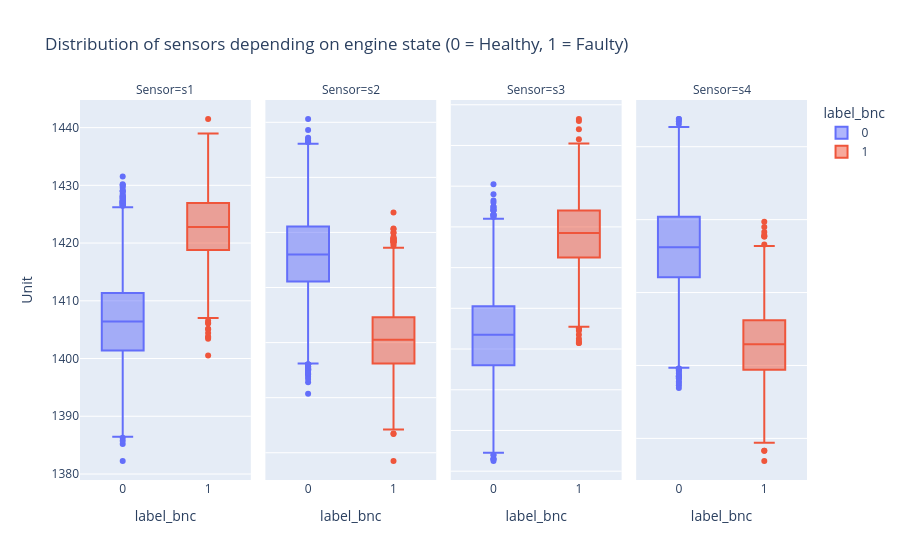

Notebook code for this chart:
### Markdown cell above
### Distribution of sensors

### Code cell
# Restructuration des données (melt) pour rassembler les 4 capteurs
df_melted_label = dt_train.melt(id_vars=['label_bnc'], 
                          value_vars=['s1', 's2', 's3', 's4'], 
                          var_name='Sensor', 
                          value_name='Unit')

# Création des boîtes à moustaches (boxplots) juxtaposées
fig_box = px.box(df_melted_label, 
                 x='label_bnc', 
                 y='Unit', 
                 facet_col='Sensor',        # Un graphique par colonne pour chaque capteur
                 color='label_bnc',          # Colorer différemment les classes 0 et 1
                 title='Distribution of sensors depending on engine state (0 = Healthy, 1 = Faulty)')

# Indispensable : désolidariser les axes Y car les capteurs ont des échelles très différentes
fig_box.update_yaxes(matches=None)

# Rendre l'axe X catégoriel pour un meilleur affichage
fig_box.update_xaxes(type='category')

fig_box.show()

### Figure 1 — Plotly figure (JSON) as saved in the notebook; plotly's stock layout.template omitted (floating-point values rounded to 4 significant figures; data arrays with more than 128 entries replaced by an {"elided": "..."} marker saying what was removed)
{"data": [{"alignmentgroup": "True", "hovertemplate": "label_bnc=%{x}<br>Sensor=s1<br>Unit=%{y}<extra></extra>", "legendgroup": "0", "marker": {"color": "#636efa"}, "name": "0", "notched": false, "offsetgroup": "0", "orientation": "v", "showlegend": true, "type": "box", "x": {"elided": "17531 int values"}, "x0": " ", "xaxis": "x", "y": {"elided": "17531 float values"}, "y0": " ", "yaxis": "y"}, {"alignmentgroup": "True", "hovertemplate": "label_bnc=%{x}<br>Sensor=s2<br>Unit=%{y}<extra></extra>", "legendgroup": "0", "marker": {"color": "#636efa"}, "name": "0", "notched": false, "offsetgroup": "0", "orientation": "v", "showlegend": false, "type": "box", "x": {"elided": "17531 int values"}, "x0": " ", "xaxis": "x2", "y": {"elided": "17531 float values"}, "y0": " ", "yaxis": "y2"}, {"alignmentgroup": "True", "hovertemplate": "label_bnc=%{x}<br>Sensor=s3<br>Unit=%{y}<extra></extra>", "legendgroup": "0", "marker": {"color": "#636efa"}, "name": "0", "notched": false, "offsetgroup": "0", "orientation": "v", "showlegend": false, "type": "box", "x": {"elided": "17531 int values"}, "x0": " ", "xaxis": "x3", "y": {"elided": "17531 float values"}, "y0": " ", "yaxis": "y3"}, {"alignmentgroup": "True", "hovertemplate": "label_bnc=%{x}<br>Sensor=s4<br>Unit=%{y}<extra></extra>", "legendgroup": "0", "marker": {"color": "#636efa"}, "name": "0", "notched": false, "offsetgroup": "0", "orientation": "v", "showlegend": false, "type": "box", "x": {"elided": "17531 int values"}, "x0": " ", "xaxis": "x4", "y": {"elided": "17531 float values"}, "y0": " ", "yaxis": "y4"}, {"alignmentgroup": "True", "hovertemplate": "label_bnc=%{x}<br>Sensor=s1<br>Unit=%{y}<extra></extra>", "legendgroup": "1", "marker": {"color": "#EF553B"}, "name": "1", "notched": false, "offsetgroup": "1", "orientation": "v", "showlegend": true, "type": "box", "x": {"elided": "3100 int values"}, "x0": " ", "xaxis": "x", "y": {"elided": "3100 float values"}, "y0": " ", "yaxis": "y"}, {"alignmentgroup": "True", "hovertemplate": "label_bnc=%{x}<br>Sensor=s2<br>Unit=%{y}<extra></extra>", "legendgroup": "1", "marker": {"color": "#EF553B"}, "name": "1", "notched": false, "offsetgroup": "1", "orientation": "v", "showlegend": false, "type": "box", "x": {"elided": "3100 int values"}, "x0": " ", "xaxis": "x2", "y": {"elided": "3100 float values"}, "y0": " ", "yaxis": "y2"}, {"alignmentgroup": "True", "hovertemplate": "label_bnc=%{x}<br>Sensor=s3<br>Unit=%{y}<extra></extra>", "legendgroup": "1", "marker": {"color": "#EF553B"}, "name": "1", "notched": false, "offsetgroup": "1", "orientation": "v", "showlegend": false, "type": "box", "x": {"elided": "3100 int values"}, "x0": " ", "xaxis": "x3", "y": {"elided": "3100 float values"}, "y0": " ", "yaxis": "y3"}, {"alignmentgroup": "True", "hovertemplate": "label_bnc=%{x}<br>Sensor=s4<br>Unit=%{y}<extra></extra>", "legendgroup": "1", "marker": {"color": "#EF553B"}, "name": "1", "notched": false, "offsetgroup": "1", "orientation": "v", "showlegend": false, "type": "box", "x": {"elided": "3100 int values"}, "x0": " ", "xaxis": "x4", "y": {"elided": "3100 float values"}, "y0": " ", "yaxis": "y4"}], "layout": {"annotations": [{"font": {}, "showarrow": false, "text": "Sensor=s1", "x": 0.1175, "xanchor": "center", "xref": "paper", "y": 1, "yanchor": "bottom", "yref": "paper"}, {"font": {}, "showarrow": false, "text": "Sensor=s2", "x": 0.3725, "xanchor": "center", "xref": "paper", "y": 1, "yanchor": "bottom", "yref": "paper"}, {"font": {}, "showarrow": false, "text": "Sensor=s3", "x": 0.6275, "xanchor": "center", "xref": "paper", "y": 1, "yanchor": "bottom", "yref": "paper"}, {"font": {}, "showarrow": false, "text": "Sensor=s4", "x": 0.8825, "xanchor": "center", "xref": "paper", "y": 1, "yanchor": "bottom", "yref": "paper"}], "boxmode": "overlay", "legend": {"title": {"text": "label_bnc"}, "tracegroupgap": 0}, "title": {"text": "Distribution of sensors depending on engine state (0 = Healthy, 1 = Faulty)"}, "xaxis": {"anchor": "y", "categoryarray": [0, 1], "categoryorder": "array", "domain": [0, 0.235], "title": {"text": "label_bnc"}, "type": "category"}, "xaxis2": {"anchor": "y2", "categoryarray": [0, 1], "categoryorder": "array", "domain": [0.255, 0.49], "matches": "x", "title": {"text": "label_bnc"}, "type": "category"}, "xaxis3": {"anchor": "y3", "categoryarray": [0, 1], "categoryorder": "array", "domain": [0.51, 0.745], "matches": "x", "title": {"text": "label_bnc"}, "type": "category"}, "xaxis4": {"anchor": "y4", "categoryarray": [0, 1], "categoryorder": "array", "domain": [0.765, 1.0], "matches": "x", "title": {"text": "label_bnc"}, "type": "category"}, "yaxis": {"anchor": "x", "domain": [0, 1], "title": {"text": "Unit"}}, "yaxis2": {"anchor": "x2", "domain": [0, 1], "showticklabels": false}, "yaxis3": {"anchor": "x3", "domain": [0, 1], "showticklabels": false}, "yaxis4": {"anchor": "x4", "domain": [0, 1], "showticklabels": false}}}
